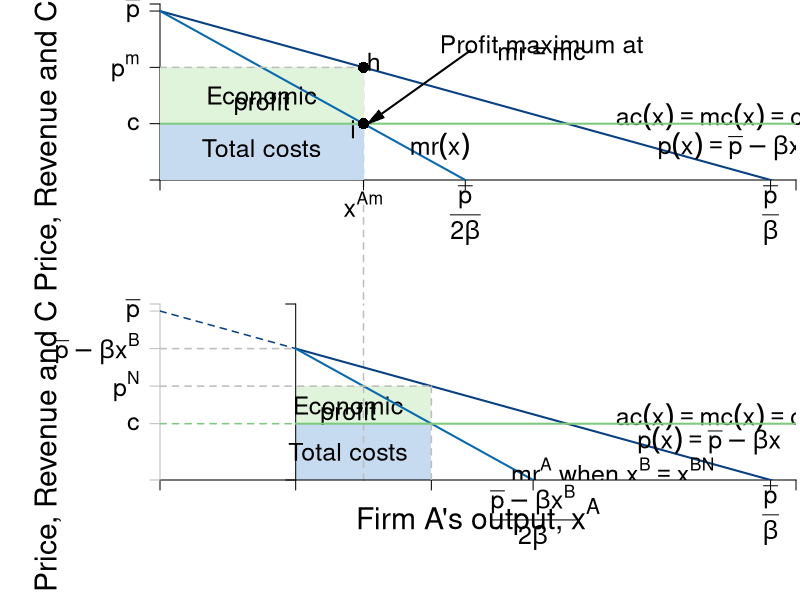

Reproduce this figure in R. (Note: this script raises an error after producing the figure.)
#Graph Designer: Simon Halliday
#Authors: Bowles, Foley and Halliday
#Title: Coordination, Conflict and Competition: A Text in Microeconomics

require(shape)
pdf(file = "competitionmarkets/monop_duop_stacked.pdf", width = 9, height = 12)

#Set parameters for graphics
pointsize <- 1.8
axislabelsize <- 1.8
labelsize <- 1.5
namesize <- 1.8
annotatesize <- 1.5
graphlinewidth <- 2
segmentlinewidth <- 1.5

COL <- c("#7fc97f", "#beaed4", "#fdc086", "#ffff99", "#386cb0", "#f0027f", "#bf5b17", "#666666")
COLA <- c("#e0f3db", "#99d8c9","#66c2a4","#41ae76", "#238b45", "#005824")
COLB <- c("#c6dbef", "#4eb3d3", "#2b8cbe", "#0868ac","#084081")

#Edited the margins to cater for the larger LHS labels
par(mar =  c(6, 8, 0.2, 0.2), mfrow = c(2, 1))

AvgRevenue <- function(x, rmax = 12, xmax = 12){
  rmax - (rmax/xmax)*x
}

MRevenue <- function(x, rmax = 12, xmax = 12){
  rmax - 2*(rmax/xmax)*x
}

AvgCost <- function(x, c0 = 2, c1 = 4){
  c0/x + c1
}

xlims <- c(0, 12.5)
ylims <- c(0, 12.5)

npts <- 501 
x <- seq(xlims[1], xlims[2], length.out = npts)
y <- seq(ylims[1], ylims[2], length.out = npts) 
a <- c(13, 16.75, 19.25)

plot(0, 0, xlim = xlims, ylim = ylims, type = "n",
     xlab = expression(paste("")),
     ylab = expression(paste("")), 
     xaxt = "n", 
     yaxt = "n", 
     cex.lab = axislabelsize, 
     bty = "n",
     xaxs="i", 
     yaxs="i")

# ticksy <- seq(from = ylims[1], to = ylims[2], by = 1)
# ylabels <- seq(from = ylims[1], to = ylims[2], by = 1)
# ticksx <- seq(from = xlims[1], to = xlims[2], by = 1)
# xlabels <- seq(from = xlims[1], to = xlims[2], by = 1)
ticksy <- c(0, 4, AvgRevenue(x = 4), 12, ylims[2])
ylabels <- c(NA, expression(paste(c)), expression(paste(p^{m})), expression(paste(bar(p))), NA)
ticksx <- c(0, 4, 6, 12, xlims[2])
xlabels <- c(NA, expression(paste(x^{Am})), expression(paste(frac(bar(p),2*beta))), expression(paste(frac(bar(p),beta))), NA)

segments(4, -20, 4, AvgRevenue(x = 4), lty = 2, col = "gray" , lwd = segmentlinewidth, xpd = TRUE)


axis(1, at = ticksx, pos = 0, labels = FALSE, cex.axis=labelsize)
text(x = c(0, 4, 6, 12, xlims[2]), par("usr")[3] - 0.4, labels = xlabels, srt = 0, pos = 1, xpd = TRUE, cex = labelsize)
axis(2, at = ticksy, pos = 0, labels = ylabels, las = 1, cex.axis=labelsize)

npts <- 500 
xx1 <- seq(xlims[1], xlims[2], length.out = npts)
xx3 <- seq(2, 6, length.out = npts)

#Draw the polygon for profit
xpoly1 <- c(0, 4, 4, 0, 0)
ypoly1 <- c(4, 4, AvgRevenue(x = 4), AvgRevenue(x = 4), 4)
polygon(x = xpoly1, y = ypoly1, col=COLA[1], density=NULL, border = NA)

#Draw the polygon for costs
xpoly2 <- c(0, 4, 4, 0, 0)
ypoly2 <- c(0, 0, 4, 4, 4)
polygon(x = xpoly2, y = ypoly2, col=COLB[1], density=NULL, border = NA)

#lines(xx1, bcA(xx1, w = 10, p = 1.5), col = COLB[3], lwd = graphlinewidth)
lines(xx1, AvgRevenue(xx1, rmax = 12, xmax = 12), col = COLB[5], lwd = graphlinewidth)
lines(xx1, MRevenue(xx1, rmax = 12, xmax = 12), col = COLB[4], lwd = graphlinewidth)
#lines(xx1, AvgCost(xx1, c0 = 2, c1 = 4), col = COLA[5], lwd = graphlinewidth)

#Label the axes
#text(0.5*(xlims[2]), -2.5, expression(paste("Quantity, ", x)), xpd = TRUE, cex = axislabelsize) 
#text(0.5*(xlims[2]), -2.5, expression(paste("Output, ", x)), xpd = TRUE, cex = axislabelsize) 
#mtext(expression(paste("Quantity of output, ", x)), side=1, line = 2.5, cex = axislabelsize)
text(-2.2, 0.5*ylims[2], expression(paste("Price, Revenue and Costs, ($)")), xpd = TRUE, srt = 90, cex = axislabelsize) 

#Label curves
text(10.8, 4.5, expression(paste(ac(x) == mc(x),phantom() == c)), cex = labelsize, xpd=TRUE)
text(11.2, 2.4, expression(paste(p(x) == bar(p) - beta*x)), cex = labelsize)
text(5.5, 2.4, expression(paste(mr(x))), cex = labelsize)

#Labels cost and profit areas
text(2, 0.5*AvgCost(x = 4), expression("Total costs"), cex = labelsize)
text(2, 6, expression("Economic"), cex = labelsize)
text(2, 5.4, expression("profit"), cex = labelsize)

#Draw segments for total costs
segments(0, AvgRevenue(x = 4), 4, AvgRevenue(x = 4), lty = 2, col = "gray" , lwd = segmentlinewidth)
#segments(4, 0, 4, AvgRevenue(x = 4), lty = 2, col = "gray" , lwd = segmentlinewidth)
segments(0, 4, xlims[2], 4, lty = 1, col = COL[1] , lwd = graphlinewidth)

#Label Points for comparison
points(4, MRevenue(x = 4), pch = 16, col = "black", cex = 1.5)
text(3.8, MRevenue(x = 4) - 0.4, expression(i), cex = labelsize)


points(4, AvgRevenue(x = 4), pch = 16, col = "black", cex = 1.5)
text(4.2, AvgRevenue(x = 4) + 0.4, expression(h), cex = labelsize)


#Arrow to mr = mc
text(7.5, 9.6, expression(paste("Profit maximum at")), cex = labelsize)
text(7.5, 9, expression(paste(mr == mc)), cex = labelsize)
Arrows(6.1, 9.2, 4.2, 4.3, col = "black", lty = 1, lwd = 2, arr.type = "triangle", arr.lwd = 0.5)




AvgRevenue <- function(xA,  xB = 0, pbar = 12, beta = 1){
  pbar - (beta)*(xA + xB)
}

#p = pbar - beta(xA + xB)
#=>r(xA) = (pbar - beta(xA + xB))xA 
#=>r(xA) = pbar*xA - beta(xA)^2 - beta(xA*xB)
#=>mr(xA) = pbar - 2beta*x^A - beta*xB
#mc = 5 = 12 - x^A - 4

MRevenue <- function(xA, xB = 0, pbar = 12, beta = 1){
  pbar - 2*beta*(xA) - beta*xB
}

MRevResid <- function(xA, xB = 0, pbar = 12, beta = 1){
  pbar - 2*beta*(xA) + beta*xB
}

AvgCost <- function(x, c0 = 2, c1 = 4){
  c0/xA + c1
}

xlims <- c(0, 12.5)
ylims <- c(0, 12.5)

#Code three relevant points for x, 
#1. A's output, xhigh, when A is a monopolist. 
#2. A's output, xlow, when A and B are in a duopoly and B produces the NE output 
#3. the x intercept for A's mr curve for xB > 0

xlow <- function(c, beta = 1, pbar = 12){
  (pbar - c)/(3*beta)
}

xhigh <- function(c, beta = 1, pbar = 12){
  (pbar - c)/(2*beta)
}

mrxInt <- function(xB, pbar = 12, beta = 1){
  (pbar - beta*xB)/(2*beta)
}

npts <- 501 
x <- seq(xlims[1], xlims[2], length.out = npts)
y <- seq(ylims[1], ylims[2], length.out = npts) 

plot(0, 0, xlim = xlims, ylim = ylims, type = "n",
     xlab = expression(paste("")),
     ylab = expression(paste("")), 
     xaxt = "n", 
     yaxt = "n", 
     cex.lab = axislabelsize, 
     bty = "n",
     xaxs="i", 
     yaxs="i")

#Draw the polygon for profit
xpoly1 <- c(8/3, 2*8/3, 2*8/3, 8/3, 8/3)
ypoly1 <- c(4, 4, AvgRevenue(xA = 8/3, xB = 8/3), AvgRevenue(xA = 8/3, xB = 8/3), 4)
polygon(x = xpoly1, y = ypoly1, col=COLA[1], density=NULL, border = NA)

#Draw the polygon for costs
xpoly2 <- c(8/3, 2*8/3, 2*8/3, 8/3, 8/3)
ypoly2 <- c(0, 0, 4, 4, 4)
polygon(x = xpoly2, y = ypoly2, col=COLB[1], density=NULL, border = NA)

#Segment for xM from top figure
segments(4, 0, 4, ylims[2], lty = 2, col = "gray" , lwd = segmentlinewidth, xpd = TRUE)


#Labels cost and profit areas
text(3.7, 2, expression("Total costs"), cex = labelsize)
text(3.7, 5.3, expression("Economic"), cex = labelsize)
text(3.7, 4.7, expression("profit"), cex = labelsize)


# ticksy <- seq(from = ylims[1], to = ylims[2], by = 1)
# ylabels <- seq(from = ylims[1], to = ylims[2], by = 1)
# ticksx <- seq(from = xlims[1], to = xlims[2], by = 1)
# xlabels <- seq(from = xlims[1], to = xlims[2], by = 1)
ticksy <- c(0, 4, AvgRevenue(xA = 8/3, xB = 8/3), MRevenue(xA = 0, xB = 2.667), AvgRevenue(xA = 0), ylims[2])
ylabels <- c(NA, expression(paste(c)), expression(paste(p^N)), expression(paste(bar(p) - beta*x^B )), expression(paste(bar(p))), NA)
ticksx <- c(0, 8/3, 2*8/3, mrxInt(xB = 2.667) + 8/3,  12, xlims[2])
xlabels2 <- c(NA, expression(paste(frac(bar(p) - beta*x^B,2*beta ))), expression(paste(frac(bar(p),beta))), NA )
#xlabels2 <- c(NA, expression(paste(x^{AN})), expression(paste(frac(bar(p) - beta*x^B,2*beta ))), expression(paste(frac(bar(p),beta))), NA )
ticksy2 <- c(ylims[1], ylims[2])

axis(1, at = ticksx, pos = 0, labels = FALSE, cex.axis = labelsize)
text(x = c(0, mrxInt(xB = 2.667) + 8/3,  12, xlims[2]), par("usr")[3] - 0.4, labels = xlabels2, srt = 0, pos = 1, xpd = TRUE, cex = labelsize)
axis(2, at = ticksy, pos = 0, labels = ylabels, las = 1, cex.axis = labelsize, col = "grey")
axis(2, at = ticksy2, pos = 8/3, labels = NA, las = 1, cex.axis = labelsize)


npts <- 500 
xx1 <- seq(xlims[1], xlims[2], length.out = npts)
xx2 <- seq(8/3, xlims[2], length.out = npts)
xx3 <- seq(xlims[1], 8/3, length.out = npts)
xx4 <- seq(8/3, xlims[2], length.out = npts)

#lines(xx1, bcA(xx1, w = 10, p = 1.5), col = COLB[3], lwd = graphlinewidth)
#lines(xx1, AvgRevenue(xx1, beta = 1), col = COLB[5], lwd = graphlinewidth)
#lines(xx1, MRevenue(xx1, beta = 1), col = COLB[4], lwd = graphlinewidth)
lines(xx3, AvgRevenue(xx3, xB = 0, beta = 1), col = COLB[5], lwd = segmentlinewidth, lty = 2)
lines(xx4, AvgRevenue(xx4, xB = 0, beta = 1), col = COLB[5], lwd = graphlinewidth)
#lines(xx1, AvgRevenue(xx1, xB = 2.666667, beta = 1), col = COLB[5], lwd = graphlinewidth)
#lines(xx1, MRevenue(xx1, xB = 2.666667, beta = 1), col = COLB[4], lwd = graphlinewidth)
lines(xx2, MRevResid(xx2, xB = 2.666667, beta = 1), col = COLB[4], lwd = graphlinewidth)


#lines(xx1, AvgCost(xx1, c0 = 2, c1 = 4), col = COLA[5], lwd = graphlinewidth)

#Label the axes
text(0.5*(xlims[2]), -2.6, expression(paste("Firm A's output, ", x^A)), xpd = TRUE, cex = axislabelsize) 
#mtext(expression(paste("Quantity  of output, ", x)), side=1, line = 2.5, cex = axislabelsize)
text(-2.2, 0.5*ylims[2], expression(paste("Price, Revenue and Costs, ($)")), xpd = TRUE, srt = 90, cex = axislabelsize) 
#text(-0.8, 0.5*ylims[2], expression(paste("Price, Revenue and Costs, ($), ", list(p, r, ac), " and ", mc)), xpd = TRUE, cex = axislabelsize, srt = 90) 

#Label curves
text(10.8, 4.5, expression(paste(ac(x) == mc(x),phantom() == c)), cex = annotatesize)
text(10.8, 2.8, expression(paste(p(x) == bar(p) - beta*x)), cex = annotatesize)

text(8.9, 0.7, expression(paste(mr^A, " when ", x^B == x^{BN} )), cex = annotatesize)

#text(xlims[2] - 1, ylims[2] - 1, expression(paste(mr^A == bar(p) - 2*beta*x^A - beta*x^B)), cex = labelsize)

# text(4, 5.8, expression(paste(mr[2]^A, " when ", x^B == 0)), cex = annotatesize)
# text(4.6, 5.8, expression(paste(p^A, " when ", x^B > 0 )), cex = annotatesize)
# text(4.6, 8.8, expression(paste(p^A, " when ", x^B == 0 )), cex = annotatesize)


#Draw segments for quantities
#segments(xlow(c = 4), 0, xlow(c = 4), 4, lty = 2, col = "darkgrey" , lwd = segmentlinewidth)
#segments(xhigh(c = 4), 0, xhigh(c = 4), 4, lty = 2, col = "darkgrey" , lwd = segmentlinewidth)

#Segment for pb - 2beta xb
# segments(8/3, 0, 8/3, AvgRevenue(xA = 8/3), lty = 2, col = "gray" , lwd = segmentlinewidth)
segments(0, AvgRevenue(xA = 8/3), 8/3, AvgRevenue(xA = 8/3), lty = 2, col = "gray" , lwd = segmentlinewidth)

#With xX and xB
segments(2*8/3, 0, 2*8/3, AvgRevenue(xA = 8/3, xB = 8/3), lty = 2, col = "gray" , lwd = segmentlinewidth)
segments(0, AvgRevenue(xA = 8/3, xB = 8/3), 2*8/3, AvgRevenue(xA = 8/3, xB = 8/3), lty = 2, col = "gray" , lwd = segmentlinewidth)

#Marginal cost
segments(0, 4, 8/3, 4, lty = 2, col = COL[1] , lwd = segmentlinewidth)
segments(8/3, 4, xlims[2], 4, lty = 1, col = COL[1] , lwd = graphlinewidth)




#Arrow to mr = mc
# text(7.5, 9.5, expression(paste("Profit Maximum at")), cex = labelsize)
# text(7.5, 9, expression(paste(mr == mc)), cex = labelsize)
# Arrows(6.1, 9.2, 4.2, 4.3, col = "black", lty = 1, lwd = 2, arr.type = "triangle", arr.lwd = 0.5)


brackets(8/3-0.1, -0.1, 0.1, -0.1,  h = 0.5,  ticks = 0.5, curvature = 0.5, type = 1,
         col = 1, lwd = segmentlinewidth, lty = 1, xpd = TRUE)
text(0.5*8/3, -1, expression(paste(x^{BN} )), cex = annotatesize, xpd = TRUE)


brackets(2*8/3 - 0.1, -0.1, 8/3 + 0.1, -0.1,  h = 0.5,  ticks = 0.5, curvature = 0.5, type = 1,
         col = 1, lwd = segmentlinewidth, lty = 1, xpd = TRUE)
text(8/3 + 0.5*8/3, -1, expression(paste(x^{AN} )), cex = annotatesize, xpd = TRUE)


brackets(8/3 + 0.1, AvgRevenue(xA = 0, xB = 8/3), 12 - 0.1, AvgRevenue(xA = 0, xB = 8/3),  h = 0.5,  ticks = 0.5, curvature = 0.5, type = 1,
         col = 1, lwd = segmentlinewidth, lty = 1, xpd = TRUE)

text(10/2 + 8/3, 11, expression(paste("Firm A's residual demand")), cex = annotatesize, xpd = TRUE)
text(10/2 + 8/3, 10.2, expression(paste("given Firm B producing ", x^{BN})), cex = annotatesize, xpd = TRUE)

#Arrow to mr = mc
text(8.5, 7.1, expression(paste("Profit maximum at")), cex = labelsize)
text(8.5, 6.5, expression(paste(mr == mc)), cex = labelsize)
Arrows(7.5, 6.8, 2*8/3 + 0.15, 4 + 0.3, col = "black", lty = 1, lwd = 2, arr.type = "triangle", arr.lwd = 0.5)

#Label Points for comparison
#points(4, MRevenue(x = 4), pch = 16, col = "black", cex = 1.5)
#text(3.8, MRevenue(x = 4) - 0.4, expression(i), cex = labelsize)


points(2*8/3, AvgRevenue(xA = 8/3, xB = 8/3),
       pch = 16, col = "black", cex = 1.5)
text(2*8/3 + 0.2, AvgRevenue(xA = 8/3, xB = 8/3)+ 0.3,
     expression(f), cex = labelsize)

points(2*8/3, MRevenue(xA = 8/3, xB = 8/3),
       pch = 16, col = "black", cex = 1.5)
text(2*8/3 - 0.2, MRevenue(xA = 8/3, xB = 8/3) - 0.3,
     expression(g), cex = labelsize)



dev.off()
